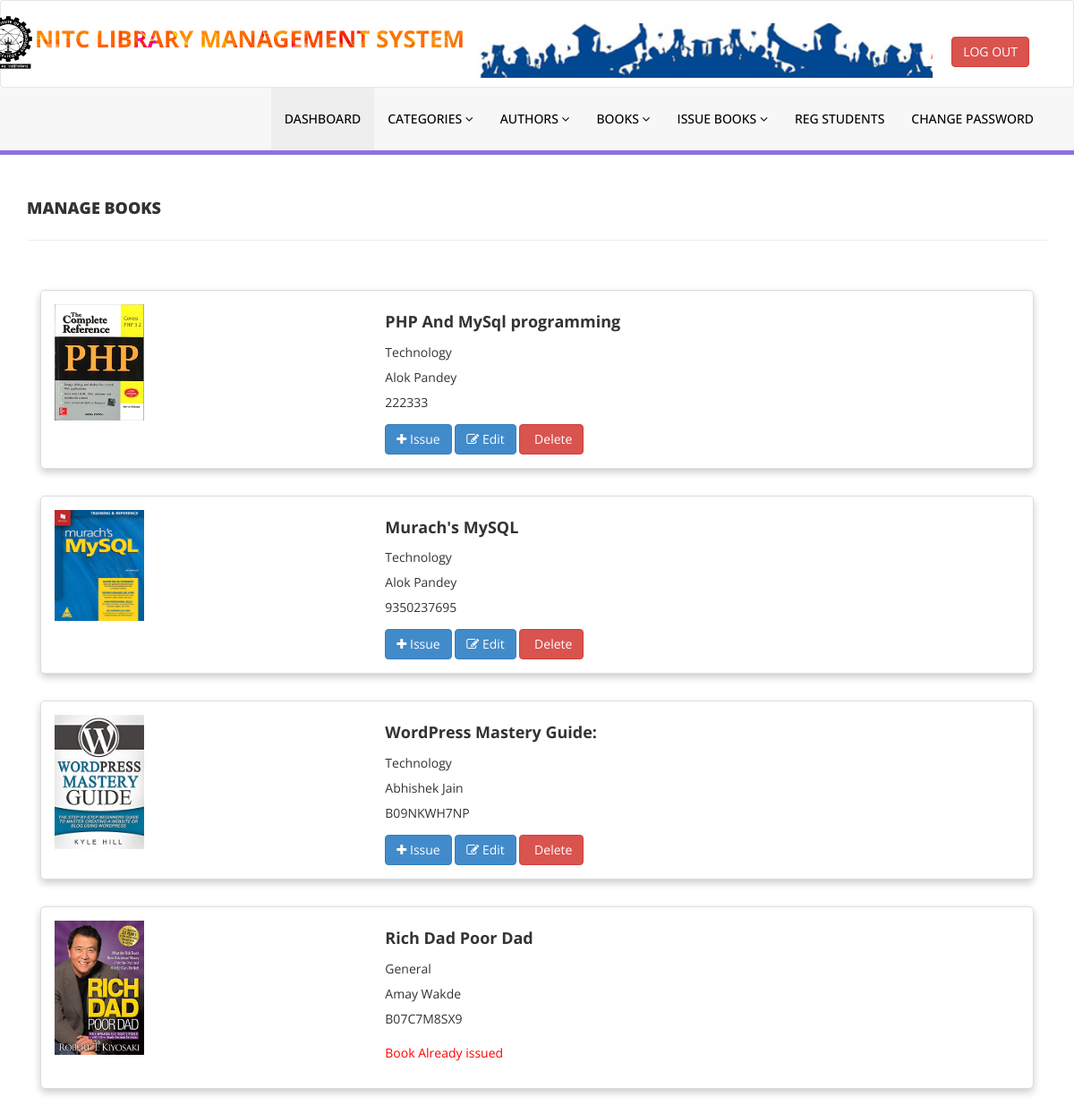
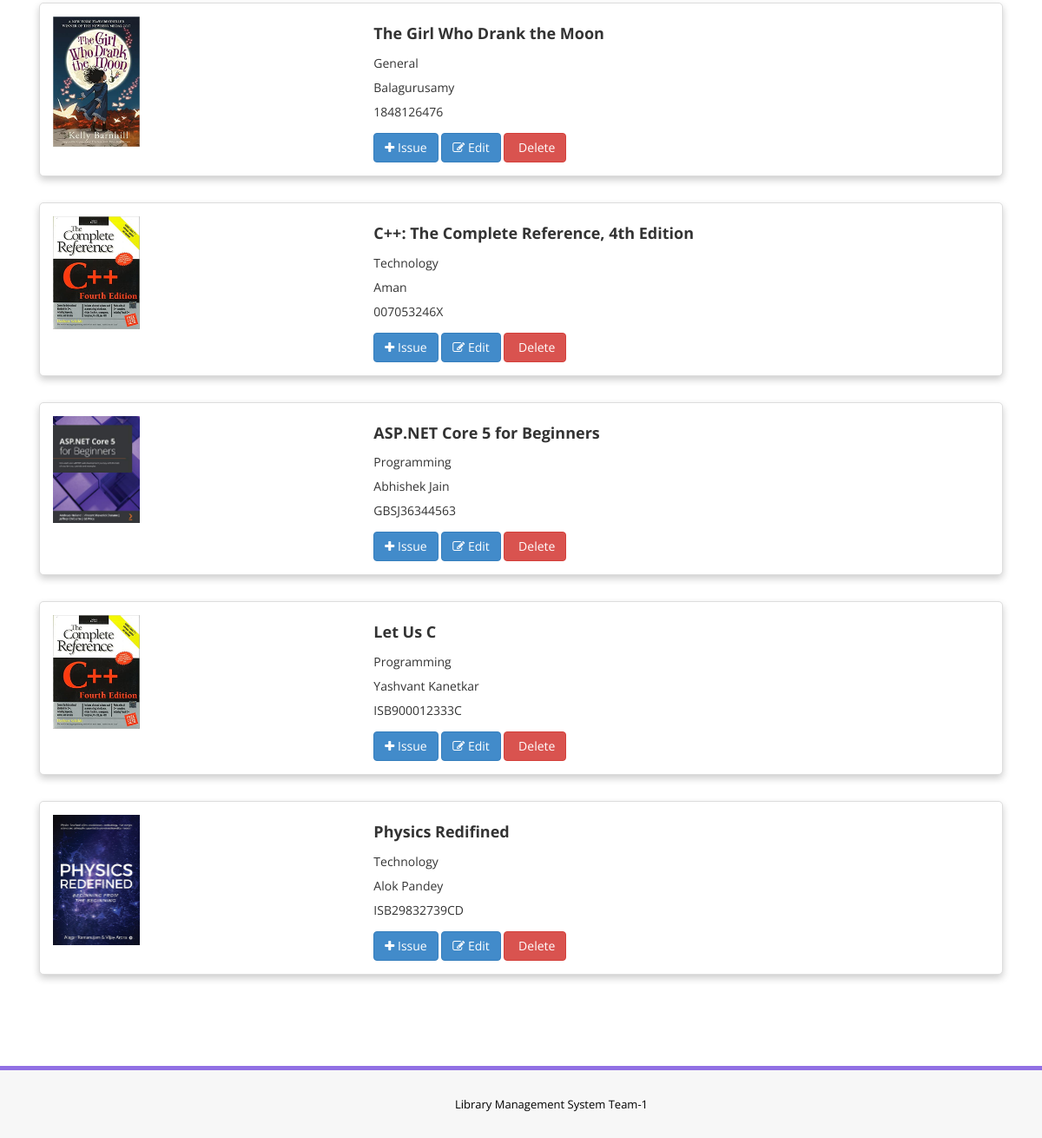
The app's page /admin/manage-books.php (signed in) with its own data (2 pictures, top to bottom).
### tables this page shows
CREATE TABLE `tblbooks` (
  `id` int(11) NOT NULL,
  `BookName` varchar(255) DEFAULT NULL,
  `CatId` int(11) DEFAULT NULL,
  `AuthorId` int(11) DEFAULT NULL,
  `ISBNNumber` varchar(25) DEFAULT NULL,
  `BookPrice` decimal(10,2) DEFAULT NULL,
  `bookImage` varchar(250) NOT NULL,
  `isIssued` int(1) DEFAULT NULL
);

CREATE TABLE `tblcategory` (
  `id` int(11) NOT NULL,
  `CategoryName` varchar(150) DEFAULT NULL,
  `Status` int(1) DEFAULT NULL
);

CREATE TABLE `tblauthors` (
  `id` int(11) NOT NULL,
  `AuthorName` varchar(159) DEFAULT NULL,
  `Email` varchar(250) NOT NULL
);

### admin/manage-books.php (the view, shortened to what this page needs)
<?php
include('includes/config.php');
if(strlen($_SESSION['alogin'])==0)
    {
header('location:index.php');
}
else{
    ?>
<!DOCTYPE html>
<html xmlns="http://www.w3.org/1999/xhtml">
<head>
    <link href="assets/css/bootstrap.css" rel="stylesheet" />
    <link href="assets/css/font-awesome.css" rel="stylesheet" />
    <link href="assets/js/dataTables/dataTables.bootstrap.css" rel="stylesheet" />
    <link href="assets/css/style.css" rel="stylesheet" />
</head>
<body>
    <?php include('includes/header.php');?>
    <div class="content-wrapper">
    <div class="container">
        <div class="row pad-botm">
            <div class="col-md-12">
                <h4 class="header-line">Manage Books</h4>
            </div>
        </div>
        <div class="row">
            <?php
            $sql = "SELECT tblbooks.BookName, tblcategory.CategoryName, tblauthors.AuthorName, tblbooks.ISBNNumber, tblbooks.BookPrice, tblbooks.id as bookid, tblbooks.bookImage, tblbooks.isIssued from  tblbooks join tblcategory on tblcategory.id = tblbooks.CatId join tblauthors on tblauthors.id = tblbooks.AuthorId";
            $query = $dbh->prepare($sql);
            $query->execute();
            $results = $query->fetchAll(PDO::FETCH_OBJ);
            if ($query->rowCount() > 0) {
                foreach ($results as $result) {
            ?>
            <div class="col-md-12">
                <div class="book-card">
                    <div class="row">
                        <div class="col-md-4">
                            <img src="bookimg/<?php echo htmlentities($result->bookImage); ?>"
                                alt="Book Image" class="book-image" width="100">
                        </div>
                        <div class="col-md-8">
                            <h4 class="book-card-title"><?php echo htmlentities($result->BookName); ?></h4>
                            <p class="book-card-info">
                                <?php echo htmlentities($result->CategoryName); ?><br />
                                <?php echo htmlentities($result->AuthorName); ?><br />
                                <?php echo htmlentities($result->ISBNNumber); ?><br />
                            </p>
                            <?php if ($result->isIssued == '1') : ?>
                            <p class="book-card-issued">Book Already issued</p>
                            <?php else: ?>
                            <a href="issue-book.php?bookid=<?php echo htmlentities($result->bookid); ?>"
                                class="btn btn-primary"><i class="fa fa-plus"></i> Issue</a>
                            <a href="edit-book.php?bookid=<?php echo htmlentities($result->bookid); ?>"
                                class="btn btn-primary"><i class="fa fa-edit"></i> Edit</a>
                            <a href="delete-book.php?bookid=<?php echo htmlentities($result->bookid); ?>"
                                onclick="return confirm('Are you sure you want to delete?');"
                                class="btn btn-danger"><i class="fa fa-trash"></i> Delete</a>
                            <?php endif; ?>
                        </div>
                    </div>
                </div>
            </div>
            <?php
                }
            }
            ?>
        </div>
    </div>
</div>
    <?php include('includes/footer.php');?>
</body>
</html>
<?php } ?>

### admin/assets/css/style.css (style rules this page uses)
.content-wrapper { margin-top: 40px; min-height:800px; padding-bottom:90px; }
.header-line { font-weight:900; padding-bottom:25px; border-bottom:1px solid #eeeeee; text-transform:uppercase; }
.pad-botm { padding-bottom:30px; }

### admin/manage-books.php (style rules this page uses)
.book-card { border: 1px solid #ddd; border-radius: 5px; box-shadow: 0 4px 8px rgba(0, 0, 0, 0.2); padding: 15px; margin: 15px; background-color: #fff; transition: box-shadow 0.3s ease-in-out, transform 0.3s ease-in-out; }
.book-card img { max-width: 100%; max-height: 150px; height: auto; }
.book-card-title { font-weight: bold; margin-top: 10px; }
.book-card-info { margin-top: 5px; }
.book-card-issued { color: red; margin-top: 5px; }

### records on screen
tblbooks: bookImage (picture), BookName "PHP And MySql programming", CatId.CategoryName "Technology", AuthorId.AuthorName "Alok Pandey", ISBNNumber "222333"
tblbooks: bookImage (picture), BookName "Murach's MySQL", CatId.CategoryName "Technology", AuthorId.AuthorName "Alok Pandey", ISBNNumber "9350237695"
tblbooks: bookImage (picture), BookName "WordPress Mastery Guide:", CatId.CategoryName "Technology", AuthorId.AuthorName "Abhishek Jain", ISBNNumber "B09NKWH7NP"
tblbooks: bookImage (picture), BookName "Rich Dad Poor Dad", CatId.CategoryName "General", AuthorId.AuthorName "Amay Wakde", ISBNNumber "B07C7M8SX9", isIssued "Book Already issued"
tblbooks: bookImage (picture), BookName "The Girl Who Drank the Moon", CatId.CategoryName "General", AuthorId.AuthorName "Balagurusamy", ISBNNumber "1848126476"
tblbooks: bookImage (picture), BookName "C++: The Complete Reference, 4th Edition", CatId.CategoryName "Technology", AuthorId.AuthorName "Aman", ISBNNumber "007053246X"
tblbooks: bookImage (picture), BookName "ASP.NET Core 5 for Beginners", CatId.CategoryName "Programming", AuthorId.AuthorName "Abhishek Jain", ISBNNumber "GBSJ36344563"
tblbooks: bookImage (picture), BookName "Let Us C", CatId.CategoryName "Programming", AuthorId.AuthorName "Yashvant Kanetkar", ISBNNumber "ISB900012333C"
tblbooks: bookImage (picture), BookName "Physics Redifined", CatId.CategoryName "Technology", AuthorId.AuthorName "Alok Pandey", ISBNNumber "ISB29832739CD"
